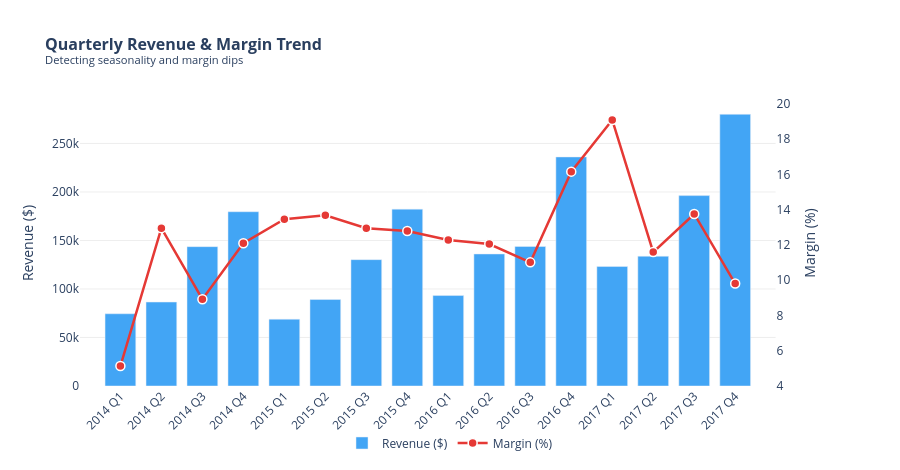

Notebook source saved alongside this figure:
### Markdown cell above
**Quarterly Trend (Seasonality)**

### Code cell
# ── 1. Agregasi & pastikan urutan kronologis ──────────────────────────────
quarterly = (
    df.groupby(['Year', 'Quarter'])
      .agg(Revenue=('Sales', 'sum'), Profit=('Profit', 'sum'))
      .reset_index()
      .sort_values(['Year', 'Quarter'])          # ← fix: urutan kronologis
)

quarterly['Period'] = (
    quarterly['Year'].astype(str) + ' Q' + quarterly['Quarter'].astype(str)
)
quarterly['Margin'] = quarterly['Profit'] / quarterly['Revenue'] * 100

# ── 2. Build dual-axis chart ──────────────────────────────────────────────
fig_q = make_subplots(specs=[[{"secondary_y": True}]])

fig_q.add_trace(go.Bar(
    x=quarterly['Period'],
    y=quarterly['Revenue'],
    name='Revenue ($)',
    marker_color='#42A5F5',   # ← lebih solid, lebih kontras
    opacity=1.0,              # ← fix: hapus transparansi
    hovertemplate='<b>%{x}</b><br>Revenue: $%{y:,.0f}<extra></extra>'
), secondary_y=False)

fig_q.add_trace(go.Scatter(
    x=quarterly['Period'],
    y=quarterly['Margin'],
    name='Margin (%)',
    mode='lines+markers',
    line=dict(color='#E53935', width=2.5),  # ← sedikit lebih tebal
    marker=dict(size=9, symbol='circle',    # ← fix: marker lebih besar
                line=dict(color='white', width=1.5)),  # ← white border biar kontras
    hovertemplate='<b>%{x}</b><br>Margin: %{y:.1f}%<extra></extra>'
), secondary_y=True)

# ── 3. Layout ─────────────────────────────────────────────────────────────
fig_q.update_layout(
    title=dict(
        text='<b>Quarterly Revenue & Margin Trend</b>'
             '<br><sup>Detecting seasonality and margin dips</sup>',  # ← subtitle lebih rapi
        font=dict(size=16)
    ),
    height=470,
    hovermode='x unified',
    bargap=0.25,              # ← fix: gap antar bar lebih lega
    legend=dict(
        orientation='h',      # ← fix: legend horizontal di bawah, tidak overlap chart
        yanchor='bottom', y=-0.25,
        xanchor='center', x=0.5
    ),
    xaxis=dict(
        tickangle=-45,        # ← fix: arah miring lebih konvensional
        showgrid=False
    ),
    plot_bgcolor='white',
    paper_bgcolor='white',
)

fig_q.update_yaxes(
    title_text="Revenue ($)",
    secondary_y=False,
    showgrid=True,
    gridcolor='#EEEEEE'
)
fig_q.update_yaxes(
    title_text="Margin (%)",
    secondary_y=True,
    showgrid=False           # ← fix: matikan gridline axis kanan agar tidak clash
)

fig_q.show()

### Figure 1 — Plotly figure (JSON) as saved in the notebook; plotly's stock layout.template omitted (floating-point values rounded to 4 significant figures)
{"data": [{"hovertemplate": "<b>%{x}</b><br>Revenue: $%{y:,.0f}<extra></extra>", "marker": {"color": "#42A5F5"}, "name": "Revenue ($)", "opacity": 1, "type": "bar", "x": ["2014 Q1", "2014 Q2", "2014 Q3", "2014 Q4", "2015 Q1", "2015 Q2", "2015 Q3", "2015 Q4", "2016 Q1", "2016 Q2", "2016 Q3", "2016 Q4", "2017 Q1", "2017 Q2", "2017 Q3", "2017 Q4"], "xaxis": "x", "y": [74450.0, 86540.0, 143600.0, 179600.0, 68850.0, 89120.0, 130300.0, 182300.0, 93240.0, 136100.0, 143800.0, 236100.0, 123100.0, 133800.0, 196300.0, 280100.0], "yaxis": "y"}, {"hovertemplate": "<b>%{x}</b><br>Margin: %{y:.1f}%<extra></extra>", "line": {"color": "#E53935", "width": 2.5}, "marker": {"line": {"color": "white", "width": 1.5}, "size": 9, "symbol": "circle"}, "mode": "lines+markers", "name": "Margin (%)", "type": "scatter", "x": ["2014 Q1", "2014 Q2", "2014 Q3", "2014 Q4", "2015 Q1", "2015 Q2", "2015 Q3", "2015 Q4", "2016 Q1", "2016 Q2", "2016 Q3", "2016 Q4", "2017 Q1", "2017 Q2", "2017 Q3", "2017 Q4"], "xaxis": "x", "y": [5.119, 12.95, 8.915, 12.09, 13.46, 13.68, 12.94, 12.79, 12.27, 12.04, 11.0, 16.15, 19.09, 11.59, 13.75, 9.801], "yaxis": "y2"}], "layout": {"bargap": 0.25, "height": 470, "hovermode": "x unified", "legend": {"orientation": "h", "x": 0.5, "xanchor": "center", "y": -0.25, "yanchor": "bottom"}, "paper_bgcolor": "white", "plot_bgcolor": "white", "title": {"font": {"size": 16}, "text": "<b>Quarterly Revenue & Margin Trend</b><br><sup>Detecting seasonality and margin dips</sup>"}, "xaxis": {"anchor": "y", "domain": [0, 0.94], "showgrid": false, "tickangle": -45}, "yaxis": {"anchor": "x", "domain": [0, 1], "gridcolor": "#EEEEEE", "showgrid": true, "title": {"text": "Revenue ($)"}}, "yaxis2": {"anchor": "x", "overlaying": "y", "showgrid": false, "side": "right", "title": {"text": "Margin (%)"}}}}
